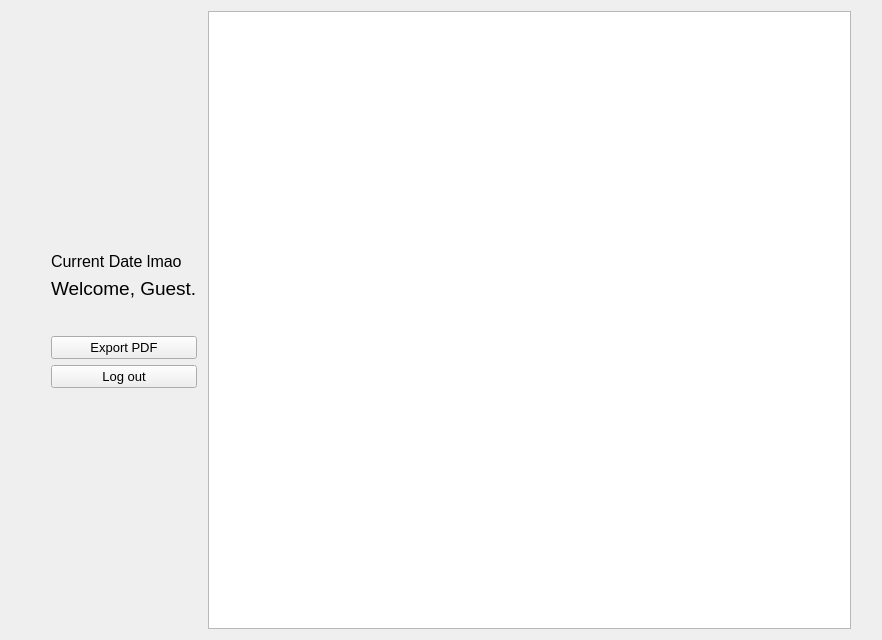
<?xml version="1.0" encoding="UTF-8"?>
<ui version="4.0">
 <class>UI_tableview_guest</class>
 <widget class="QWidget" name="UI_tableview_guest">
  <property name="geometry">
   <rect>
    <x>0</x>
    <y>0</y>
    <width>882</width>
    <height>640</height>
   </rect>
  </property>
  <property name="minimumSize">
   <size>
    <width>600</width>
    <height>0</height>
   </size>
  </property>
  <property name="windowTitle">
   <string>UI_tableview_guest</string>
  </property>
  <layout class="QHBoxLayout" name="horizontalLayout">
   <item>
    <spacer name="hortSpacer_l1">
     <property name="orientation">
      <enum>Qt::Horizontal</enum>
     </property>
     <property name="sizeType">
      <enum>QSizePolicy::Maximum</enum>
     </property>
     <property name="sizeHint" stdset="0">
      <size>
       <width>40</width>
       <height>20</height>
      </size>
     </property>
    </spacer>
   </item>
   <item>
    <layout class="QVBoxLayout" name="CommandBox">
     <item>
      <spacer name="vertSpacer_u1">
       <property name="orientation">
        <enum>Qt::Vertical</enum>
       </property>
       <property name="sizeHint" stdset="0">
        <size>
         <width>20</width>
         <height>10</height>
        </size>
       </property>
      </spacer>
     </item>
     <item>
      <widget class="QLabel" name="lb_currentDateTime">
       <property name="font">
        <font>
         <pointsize>12</pointsize>
        </font>
       </property>
       <property name="text">
        <string>Current Date lmao</string>
       </property>
      </widget>
     </item>
     <item>
      <widget class="QLabel" name="lb_welcome">
       <property name="font">
        <font>
         <pointsize>14</pointsize>
        </font>
       </property>
       <property name="text">
        <string>Welcome, Guest.</string>
       </property>
      </widget>
     </item>
     <item>
      <spacer name="verticalSpacer">
       <property name="orientation">
        <enum>Qt::Vertical</enum>
       </property>
       <property name="sizeType">
        <enum>QSizePolicy::Fixed</enum>
       </property>
       <property name="sizeHint" stdset="0">
        <size>
         <width>20</width>
         <height>30</height>
        </size>
       </property>
      </spacer>
     </item>
     <item>
      <widget class="QPushButton" name="bt_exportPDF">
       <property name="font">
        <font>
         <pointsize>10</pointsize>
        </font>
       </property>
       <property name="text">
        <string>Export PDF</string>
       </property>
      </widget>
     </item>
     <item>
      <widget class="QPushButton" name="bt_logOut">
       <property name="font">
        <font>
         <pointsize>10</pointsize>
        </font>
       </property>
       <property name="text">
        <string>Log out</string>
       </property>
      </widget>
     </item>
     <item>
      <spacer name="vertSpacer_l1">
       <property name="orientation">
        <enum>Qt::Vertical</enum>
       </property>
       <property name="sizeHint" stdset="0">
        <size>
         <width>20</width>
         <height>5</height>
        </size>
       </property>
      </spacer>
     </item>
    </layout>
   </item>
   <item>
    <spacer name="hortSpacer_m1">
     <property name="orientation">
      <enum>Qt::Horizontal</enum>
     </property>
     <property name="sizeType">
      <enum>QSizePolicy::Fixed</enum>
     </property>
     <property name="sizeHint" stdset="0">
      <size>
       <width>5</width>
       <height>20</height>
      </size>
     </property>
    </spacer>
   </item>
   <item>
    <widget class="QTableView" name="table_wholeSchedule">
     <property name="font">
      <font>
       <pointsize>12</pointsize>
      </font>
     </property>
     <attribute name="horizontalHeaderMinimumSectionSize">
      <number>50</number>
     </attribute>
     <attribute name="horizontalHeaderDefaultSectionSize">
      <number>150</number>
     </attribute>
     <attribute name="horizontalHeaderHighlightSections">
      <bool>true</bool>
     </attribute>
    </widget>
   </item>
   <item>
    <spacer name="hortspacer_r1">
     <property name="orientation">
      <enum>Qt::Horizontal</enum>
     </property>
     <property name="sizeType">
      <enum>QSizePolicy::Maximum</enum>
     </property>
     <property name="sizeHint" stdset="0">
      <size>
       <width>20</width>
       <height>20</height>
      </size>
     </property>
    </spacer>
   </item>
  </layout>
 </widget>
 <resources/>
 <connections/>
</ui>
